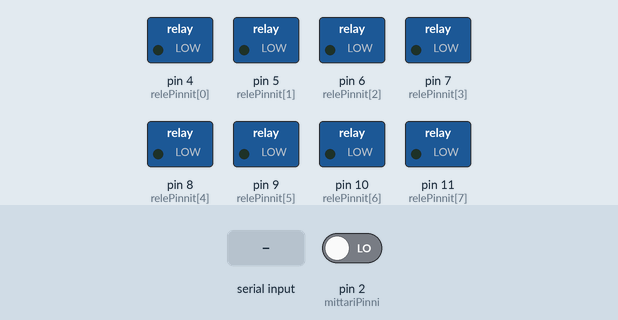
Recording of a sketch running on a simulated Arduino Uno, built with avr-gcc and run on an emulated ATmega328P. On the bench: switched loads named in the sketch (green lamp = pin HIGH). The test bench sets the inputs (shaded band); at power-on: pin 2 (mittariPinni) LOW. What the sketch prints to the serial monitor is not drawn.

Above: at 1.2 s.
1.3 s: "1" received over Serial
At 1.9 s:
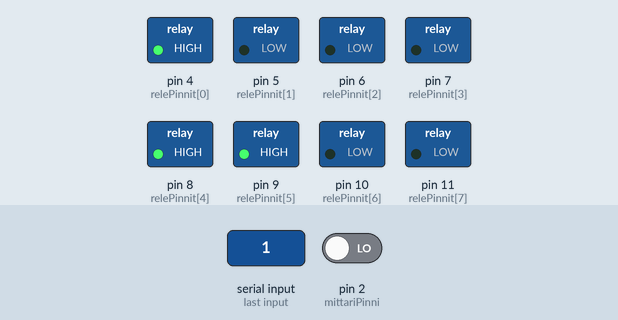
2.8 s: "0" received over Serial
At 4.0 s:
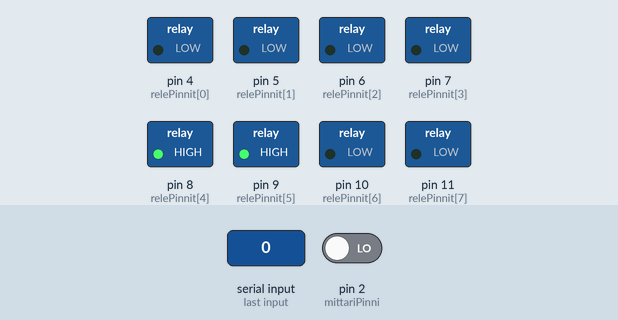
4.3 s: "2" received over Serial
At 5.4 s:
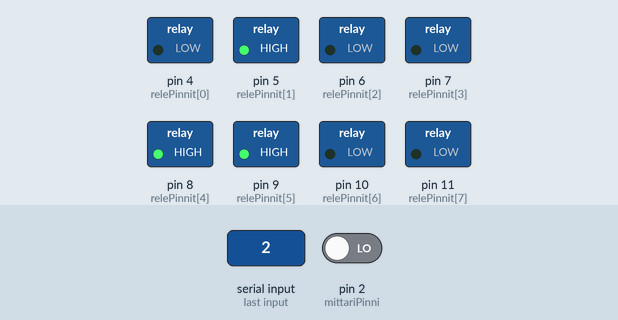
Timing chart, 0 to 7.3 s (numbered marks = the images above; inputs shaded):
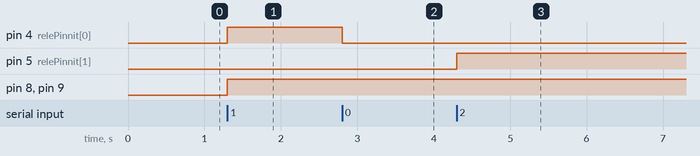

The sketch:

arduino-mittari.ino
```cpp
/*
 * ANALOG READ DISABLOITU TÄSSÄ VERSIOSSA!
    HUOM! KYTKE A0 HYPPYLANGALLA GND JOS PALOHÄLYTINTÄ EI OLE KYTKETTY SIIHEN!

    Laskee sähkömittarin S0 pulsseja ja tulostaa dataa sarjaporttiin.


    REAALIAIKAINEN TIETO KUN PULSSI SAADAAN:
    r;32;333;6745
    jossa r on sanoman tyyppi (reaaliaikainen), 32 on pulssien määrä, 333 kahden viim mitatun pulssin väli ms ja 6745 Arduinon sisäinen millis().

    KUN INPUTIN TILA MUUTTUU:
    h;2;1
    jossa h on sanoman tyyppi hälytys, 2 on pinnin indeksi-numero ja 1 on tila hälyttää

    INFO KUN OHJELMA ARDUINO KÄYNNISTETÄÄN:
    i;start;versio=2020-09-02

    Arduinole voi lähettää yhden tavun sarjaportista, joka laittaa 8 lähtöä haluttuun tilaan.

*/

#define VERSIO "2020-02-04"
const byte relePinnit[] = {4, 5, 6, 7, 8, 9, 10, 11}; // näissä pinneissä voi olla rele HUOMAA LÄHETTÄESSÄ BITTIJÄRJESTYS!

typedef struct inputPinnit { //pinni sekä sallittu alue jonka sisällä tulon arvon pitää olla jottei se hälytä
  int pinni;
  int minimi;
  int maksimi;
} inputPinnit_t;
//inputPinnit_t inputit[] = {{A0, 2, 222}, {A1, 3, 333}, {A2, 3, 333}};
inputPinnit_t inputit[] = {{A0, 0, 1024}}; //EI HÄLYTETÄ NYT MILLÄÄN ARVOLLA, SIKSI 0-1024
bool inputPinniTila[sizeof(inputit) / sizeof(int) / 3]; //luetaan analogisten pinnien  tila tähän true=hälyttää, false=ei hälytä
bool edInputPinniTila[sizeof(inputit) / sizeof(int) / 3]; //pinnien viimeinen tunnettu tila

#include <avr/wdt.h> //Watchdog
const byte minPulssiPituus = 20;  //Pulssin pitää olla vähintään nn millisekuntia.
//volatile byte pulssiLaskuri = 0; //Pulssien määrä lasketaan tähän
unsigned long alkuaika = 0; //Keskeytyksen alkuaika
unsigned long  viimPulssiAika = millis(); //Aika jolloin viimeksi on mitattu pulssi
//unsigned long pulssiVali=0; //Viimeksi mitatun kahden pulssin väli
unsigned long viimLahetys = millis(); //Aika jolloin viimeksi lähetetty sarjaporttiin dataa
const byte mittariPinni = 2; //S0 tulee tähän pinniin. Pitää olla keskeyttävä pinni (esim Nanossa 2 tai 3)
boolean viimTila = LOW; //Pulssin viimeinen tunnettu tila

void setup() {
  Serial.begin(57600);
  int pinniMaara = sizeof(inputit) / sizeof(int) / 3; //inputpinnien määrä
  for (int i = 0; i < pinniMaara; i++) { //alustetaan kaikki tulot ei-hälyttäviksi
    inputPinniTila[i] = false;
    edInputPinniTila[i] = false;
  }

  for ( byte a = 0; a < sizeof (relePinnit) ; a++) { //alustetaan releet
    pinMode(relePinnit[a], OUTPUT);
    digitalWrite(relePinnit[a], LOW);
  }

  wdt_enable(WDTO_8S); //Watchdog
  Serial.println("i;start;versio=" + String(VERSIO)); //Sanoma **i** info
  pinMode(mittariPinni, INPUT);
  attachInterrupt(digitalPinToInterrupt(mittariPinni), onPulssi, CHANGE); //Suoritetaan keskeytys tapahtui mikä muutos tahansa
}

void loop() {

  wdt_reset(); //Watchdogille elossaolosta ilmoitus

  if (Serial.available() > 0) { //jos sarjaportista on arduinon suuntaan tulevaa dataa
    byte komento = Serial.read();
    for ( int a = 0; a < sizeof (relePinnit) ; a++) {
      if (bitRead(komento, a )) {
        digitalWrite(relePinnit[a], HIGH);
        //Serial.println("i;"+String(relePinnit[a])+" HIGH");
      }
      else {
        digitalWrite(relePinnit[a], LOW);
        //Serial.println("i;"+String(relePinnit[a])+" LOW");
      }
    }
  }
 // lueInput();
  delay(50);
}

//void lueInput() {
//  int pinniMaara = sizeof(inputit) / sizeof(int) / 3; //inputpinnien määrä
//  for (int i = 0; i < pinniMaara; i++) {
//    int arvo = analogRead(inputit[i].pinni);
//    //Serial.println("Luetaan pinni " + String(inputit[i].pinni) + ":" + String(arvo));
//    if (arvo < inputit[i].minimi || arvo > inputit[i].maksimi) { //hälyttää
//      inputPinniTila[i] = true;
//    }
//    else {
//      inputPinniTila[i] = false;
//    }
//    if (inputPinniTila[i] != edInputPinniTila[i]) { //jos pinnin hälytystila on muuttunut
//      Serial.println("h;" + String(i) + ";" + String(inputPinniTila[i]));
//      edInputPinniTila[i] = inputPinniTila[i];
//    }
//  }
//}

void onPulssi() { //tämä suoritetaan aina kun mittari-pinnin tila muuttuu joko LOW-->HIGH tai HIGH-->LOW
  bool tila = digitalRead(mittariPinni); //Luetaan onko pulssi tullut HIGH vai mennyt LOW
  if (tila != viimTila) { //Varmistetaan että on todella tapahtunut muutos tilassa
    viimTila = tila;
    if (tila == HIGH) { //mittarin lähettämä pulssitapahtuma alkaa
      alkuaika = millis();
    }
    else {
      if (millis() - alkuaika >= minPulssiPituus) { // jos HIGH tila on ollut riittävän pitkä että se voidaan tulkita impulssiksi
        //pulssiLaskuri++; //LÄHETETÄÄN NYT JOKAINEN PULSSI ERIKSEEN EIKÄ LASKETA NIITÄ LASKURIIN
        Serial.println("r;1;" + String(millis() - viimPulssiAika) + ";"  + String(millis())); //Sanoma **r** reaaliaikanen (kertoo ajan tämän ja edellisen pulssin välillä)
        viimPulssiAika = millis();
        viimLahetys = millis();
      }
    }
  }
}
```

Measured:
- after the input at 1.3 s, pin 4 (relePinnit[0]), pin 8 (relePinnit[4]), pin 9 (relePinnit[5]): LOW → HIGH at once
- after the input at 2.8 s, pin 4 (relePinnit[0]): HIGH → LOW at once
- after the input at 4.3 s, pin 5 (relePinnit[1]): LOW → HIGH at once
